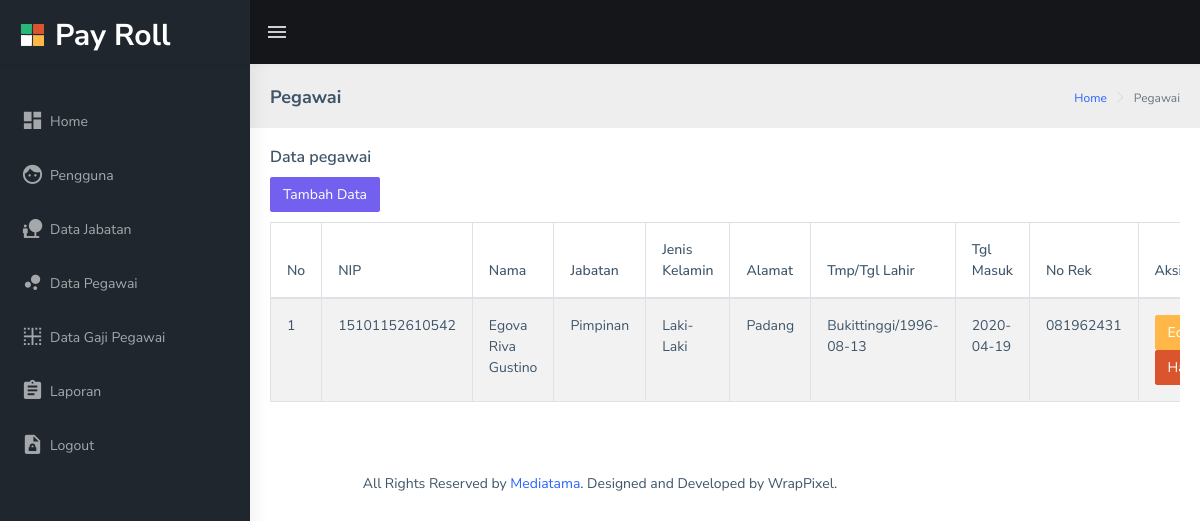
/index.php/pegawai, run on the app's committed database.
### tables this page shows
CREATE TABLE IF NOT EXISTS `tb_pegawai` (
  `pegawai_id` int(11) NOT NULL,
  `jabatan_id` int(11) NOT NULL,
  `pegawai_nip` varchar(255) NOT NULL,
  `pegawai_nama` varchar(255) NOT NULL,
  `pegawai_tmp_tgl_lahir` varchar(255) NOT NULL,
  `pegawai_jenis_kelamin` varchar(255) NOT NULL,
  `pegawai_alamat` varchar(255) NOT NULL,
  `pegawai_tgl_masuk` date NOT NULL,
  `pegawai_no_rek` varchar(255) NOT NULL
);

CREATE TABLE IF NOT EXISTS `tb_jabatan` (
  `jabatan_id` int(11) NOT NULL,
  `jabatan_kode` varchar(255) NOT NULL,
  `jabatan_nama` varchar(255) NOT NULL,
  `jabatan_gapok` int(11) NOT NULL
);

### application/controllers/Pegawai.php (called while the page is built, shortened)
<?php
class Pegawai extends CI_Controller
{
    public function __construct()
    {
        $this->load->model('PegawaiModel');
        $this->load->model('JabatanModel');
    }
    public function index()
    {
        $data['pegawai'] = $this->PegawaiModel->getAllPegawai();
        $this->load->view('pegawai/index', $data);
    }
}

### index.php (called while the page is built, shortened)
<?php
require_once BASEPATH.'core/CodeIgniter.php';

### application/models/PegawaiModel.php (called while the page is built, shortened)
<?php
class PegawaiModel extends CI_Model
{
    private $tbPegawai = 'tb_pegawai';
    private $tbJabatan = 'tb_jabatan';
    public function getAllPegawai()
    {
        $this->db->select('*');
        $this->db->from($this->tbPegawai);
        $this->db->join($this->tbJabatan, ' tb_pegawai.jabatan_id = tb_jabatan.jabatan_id', 'left');
        return $this->db->get()->result();
    }
}

### application/views/pegawai/index.php (the view, shortened to what this page needs)
<!DOCTYPE html>
<html dir="ltr" lang="en">
<head>
</head>
<body>
    <div id="main-wrapper">
        <div class="page-wrapper">
            <div class="page-breadcrumb">
                <div class="row">
                    <div class="col-12 d-flex no-block align-items-center">
                        <h4 class="page-title">Pegawai</h4>
                        <div class="ml-auto text-right">
                            <nav aria-label="breadcrumb">
                                <ol class="breadcrumb">
                                    <li class="breadcrumb-item"><a href="<?php echo site_url('home') ?>">Home</a></li>
                                    <li class="breadcrumb-item active" aria-current="page">Pegawai</li>
                                </ol>
                            </nav>
                        </div>
                    </div>
                </div>
            </div>
            <div class="card mt-3">
                <div class="card-body">
                    <h5 class="card-title">Data pegawai</h5>
                    <div class="table-responsive">
                        <a href="<?php echo site_url('pegawai/add') ?>" class="btn btn-primary m-b-10"> Tambah Data</a>
                        <table id="zero_config" class="table table-striped table-bordered">
                            <thead>
                                <tr>
                                    <th>No</th>
                                    <th>NIP</th>
                                    <th>Nama</th>
                                    <th>Jabatan</th>
                                    <th>Jenis Kelamin</th>
                                    <th>Alamat</th>
                                    <th>Tmp/Tgl Lahir</th>
                                    <th>Tgl Masuk</th>
                                    <th>No Rek</th>
                                    <th>Aksi</th>
                                </tr>
                            </thead>
                            <tbody>
                                <?php foreach ($pegawai as $no => $row) : ?>
                                    <tr>
                                        <td width="10px"><?php echo ++$no ?></td>
                                        <td><?php echo $row->pegawai_nip ?></td>
                                        <td><?php echo $row->pegawai_nama ?></td>
                                        <td><?php echo $row->jabatan_nama ?></td>
                                        <td><?php echo $row->pegawai_jenis_kelamin ?></td>
                                        <td><?php echo $row->pegawai_alamat ?></td>
                                        <td><?php echo $row->pegawai_tmp_tgl_lahir ?></td>
                                        <td><?php echo $row->pegawai_tgl_masuk ?></td>
                                        <td><?php echo $row->pegawai_no_rek ?></td>
                                        <td width="160px">
                                            <a href="<?php echo site_url('pegawai/update/' . $row->pegawai_id) ?>" class="btn btn-warning">Edit</a>
                                            <a href="<?php echo site_url('pegawai/delete/' . $row->pegawai_id) ?>" class="btn btn-danger">Hapus</a>
                                        </td>
                                    </tr>
                                <?php endforeach ?>
                            </tbody>
                        </table>
                    </div>
                </div>
            </div>
        </div>
    </div>
</body>
</html>

### data on the page
tb_pegawai: pegawai_nip "15101152610542", pegawai_nama "Egova Riva Gustino", jabatan.jabatan_nama "Pimpinan", pegawai_jenis_kelamin "Laki-Laki", pegawai_alamat "Padang", pegawai_tmp_tgl_lahir "Bukittinggi/1996-08-13", pegawai_tgl_masuk "2020-04-19", pegawai_no_rek "081962431"
